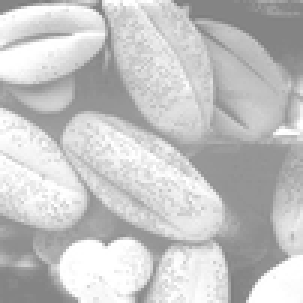
#> input picture CodingTest/in/Figure1.tif, 101 x 101 px, shrunk from 500 x 500 before the run (shown 3 times larger)
$ python test.py
#> lines starting #> are read from the running program, lines starting #| are printed output that depends on the picture; after the words box and inside, x2 and y2 are one past the last pixel; in counts of white or black regions, pixels touching at a corner belong together
#> further down, fig1 is the input picture: shape (101, 101); min 124, max 255, mean 196.3
# %%
import numpy as np
import matplotlib.pyplot as plt
import PIL.Image as Image

# %%
def gamma(image, gamma):
    # 0-255 -> 0-1
#> called with gamma = 3
    image_normalized = image.astype(np.float64) / 255.0
    image_gamma = image_normalized ** gamma
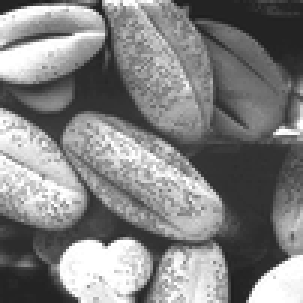
#> image_gamma: shape (101, 101) float64 (shown 3 times larger); min 0.115, max 1, mean 0.509
    # 0-1 -> 0-255
    image_gamma_out = (image_gamma * 255).astype(np.uint8)
    return image_gamma_out
# %%
def normalize(image):
    image_enhanced = image.copy()
    image_enhanced = image_enhanced - np.min(image_enhanced)
    image_enhanced = image_enhanced / np.max(image_enhanced) * 255
    image_enhanced = image_enhanced.astype(np.uint8)
    return image_enhanced
# %% for comparison
def hist_equ(input_image):
    # number of pixel
    N = input_image.shape[0] * input_image.shape[1]
#> N = 10201
    # histogram
    input_hist, _ = np.histogram(input_image.flatten(), 256, [0, 256])
#> input_hist = 256 values, max 492 at index 255, min 0 at index 0, mean 39.85
    input_hist = input_hist/N
#> input_hist = 256 values, max 0.0482 at index 255, min 0 at index 0, mean 0.00391
    # cumulative histogram
    cdf = input_hist.cumsum() #implicitly converted to float64
#> cdf = 256 values from 0 to 1
    # histogram equalization
    output_image = np.zeros(input_image.shape, dtype=input_image.dtype)
    output_image = 255 * cdf[input_image]
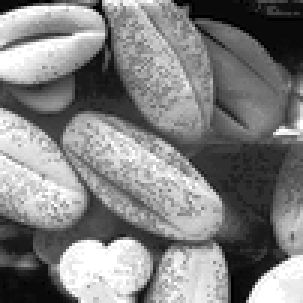
#> output_image: shape (101, 101) float64 (shown 3 times larger); min 0.025, max 255, mean 129; drawn with min black and max white
    output_image = output_image.astype(np.uint8)
    output_hist, _ = np.histogram(output_image.flatten(), 256, [0, 256])
#> output_hist = 256 values, max 492 at index 255, min 0 at index 3, mean 39.85
    output_hist = output_hist/N
#> output_hist = 256 values, max 0.0482 at index 255, min 0 at index 3, mean 0.00391
#> in normalize, `image_enhanced = image_enhanced - np.min(image_enhanced)`:
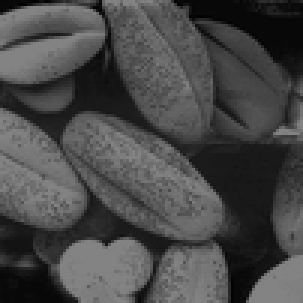
#> image_enhanced: shape (101, 101) (shown 3 times larger); min 0, max 131, mean 72.3
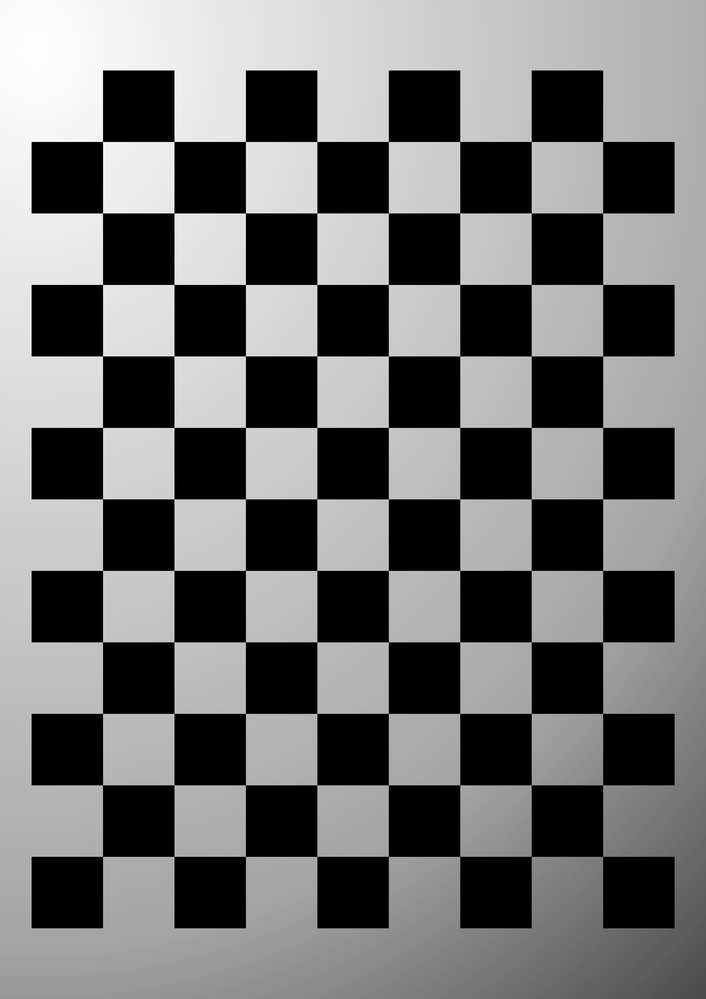
#> input picture CodingTest/in/Figure2.tif, 706 x 999 px, shrunk from 3508 x 4961 before the run
#> further down, fig2 is the input picture: shape (999, 706, 3); min 0, max 255, mean 112.6
    return (output_image, output_hist, input_hist)

# %%
def binarize(image, threshold):
#> called with threshold = 50
    image_binarized = image.copy()
    image_binarized[image_binarized < threshold] = 0
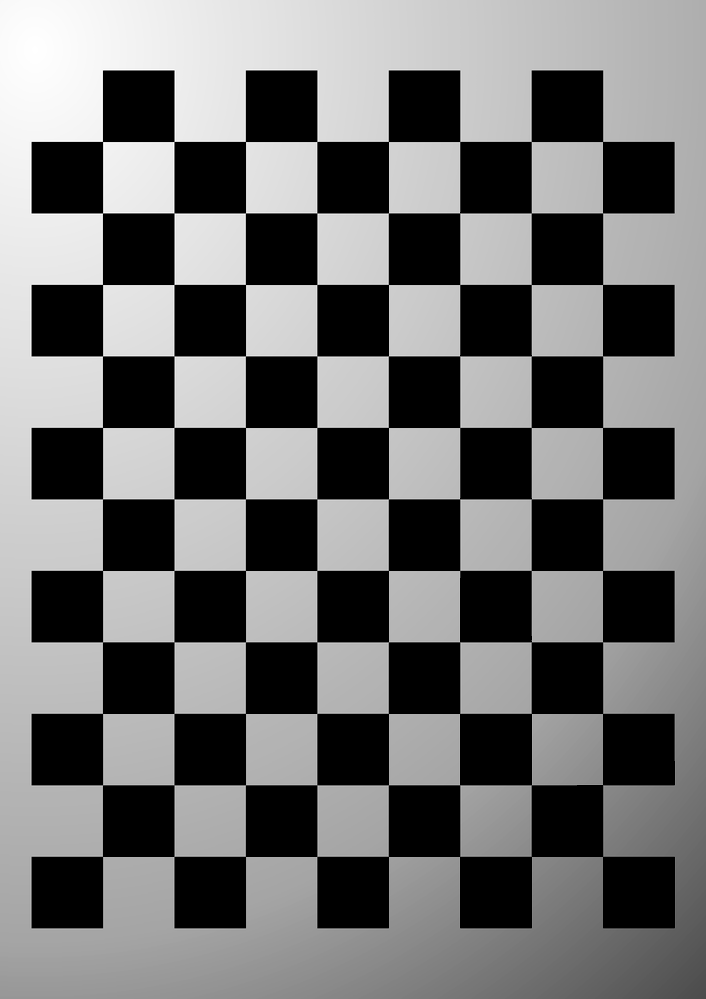
#> image_binarized: shape (999, 706, 3); 2.74% of pixels changed, all inside (x1, y1, x2, y2) = (32, 71, 675, 928)
    image_binarized[image_binarized >= threshold] = 255
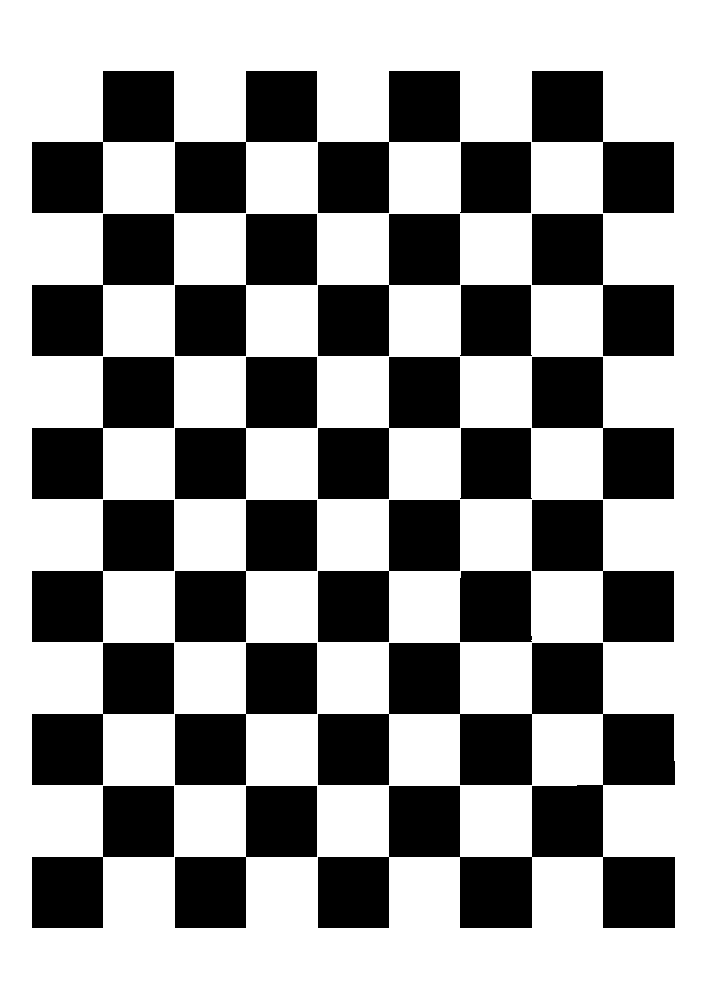
#> image_binarized: shape (999, 706, 3); 61.4% white; 25 black regions, largest, box (x1, y1, x2, y2) and area: (318, 643, 675, 928) 50673, (32, 71, 174, 213) 10082, (175, 71, 317, 213) 10082
    return image_binarized

# %%

# %%-----------------------------------------------------------------------
fig1  = plt.imread('in/Figure1.tif')
Image.fromarray(fig1).save('out/Figure1.jpg')
fig1_enhanced_gamma = gamma(fig1, 3)
Image.fromarray(fig1_enhanced_gamma).save('out/Figure1_enhanced_gamma.jpg')
fig1_enhanced_hist = hist_equ(fig1)
Image.fromarray(fig1_enhanced_hist[0]).save('out/Figure1_enhanced_hist.jpg')
fig1_enhanced_norm = normalize(fig1)
Image.fromarray(fig1_enhanced_norm).save('out/Figure1_enhanced_norm.jpg')

# %%-----------------------------------------------------------------------
fig2 = plt.imread('in/Figure2.tif')
Image.fromarray(fig2).save('out/Figure2.jpg')
fig2_binaraized = binarize(fig2, 50)
fig2_gamma = gamma(fig2, 0.1)
#> call 2 of gamma, with gamma = 0.1
#> in gamma (call 2), `image_gamma = image_normalized ** gamma`:
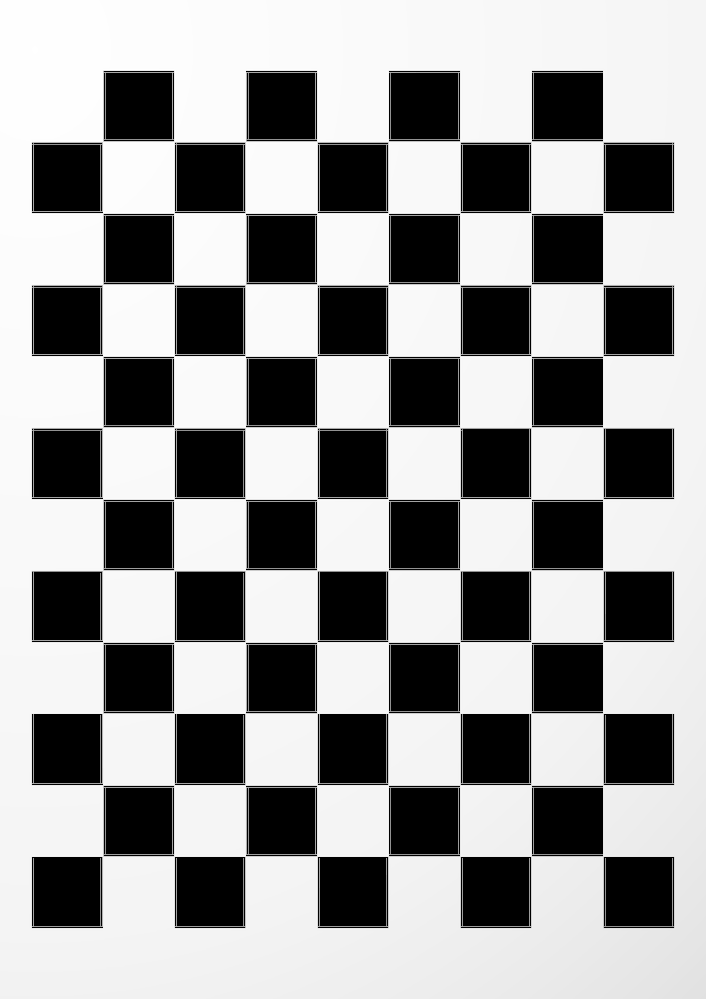
#> image_gamma: shape (999, 706, 3) float64; min 0, max 1, mean 0.611
Image.fromarray(fig2_binaraized).save('out/Figure2_binaraized.jpg')
Image.fromarray(fig2_gamma).save('out/Figure2_gamma.jpg')
